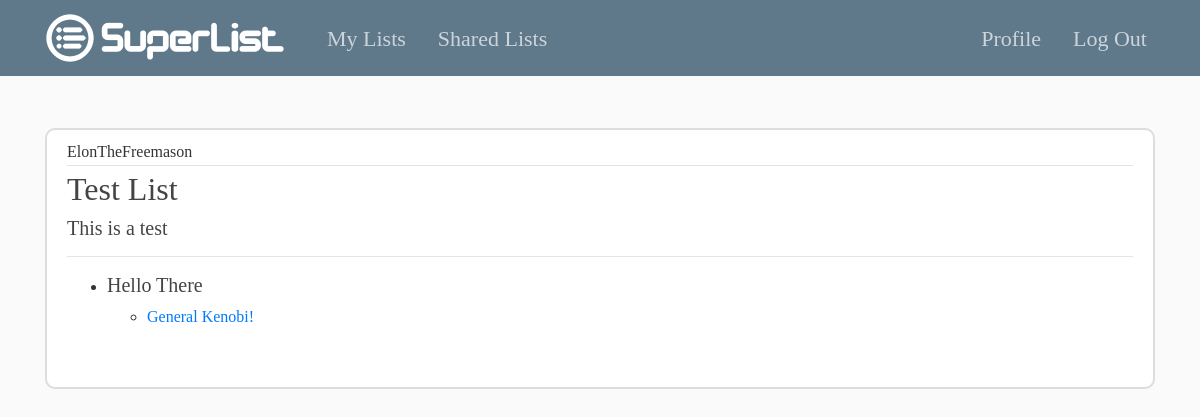
/list/10/ (signed in), run on the app's committed database.
### listApp/models.py (models this page shows, shortened)
class List(models.Model):
	title = models.CharField(max_length = 500)
	description = models.CharField(max_length = 5000, help_text = 'Add a short description of your list')
	viewers = ListCharField(base_field = CharField(max_length = 500), max_length = 5000, help_text = 'Enter the usernames of the users that will have access to your list (separated with semicolons)', blank=True)
	author = models.ForeignKey(User, on_delete = models.CASCADE)

class Element(models.Model):
	theList = models.ForeignKey(List, on_delete = models.CASCADE)
	author = models.ForeignKey(User, on_delete = models.CASCADE)
	name = models.CharField(max_length = 500)
	links = models.TextField(help_text = '[Optional] Add one or more useful links (separated with semicolons)', blank=True)
	images = models.TextField(help_text = '[Optional] Enter the URLs of one or more images (separated with semicolons)', blank=True)

### listApp/views.py (the view)
# urls.py: path('list/<int:pk>/', views.detail, name = "list-detail"),
@login_required
def detail(request, pk):
    theList = get_object_or_404(List, pk = pk)
    elements = Element.objects.filter(theList = theList).order_by('-id')
    viewers = Viewer.objects.filter(theList = theList).order_by('-id')
    if request.method == 'POST':
        element_form = elementForm(request.POST or None)
        if element_form.is_valid():
            name = request.POST.get('name')
            links = request.POST.get('links')
            images = request.POST.get('images')
            element = Element.objects.create(theList = theList, author = request.user, name = name, links = links, images = images)
            element.save()
            return HttpResponseRedirect(theList.get_absolute_url())
    else:
        element_form = elementForm()
    context = {
        "list": theList,
        "title": theList.title,
        "elements": elements,
        "viewers": viewers,
        "element_form": element_form
    }
    return render(request, "listApp/details.html", context)

### listApp/templatetags/extras.py (called while the page is built)
@register.filter
def splitSemicolons(value):
    return value.split(';')

@register.filter
def length(value):
    return len(value)

### listApp/templates/listApp/details.html (shortened to what this page needs)
{% extends "listApp/base.html" %}
{% load extras %}
{% load crispy_forms_tags %}
{% block content %}
	<br />
	<article class="media content-section">
	  <div class="media-body">
	    <div class="article-metadata">
	      <span class="mr-2">{{ list.author }}</span>
	    </div>
	    <h2 class="article-title">{{ list.title }}</h2>
	    <h5>{{ list.description }}</h5>
	    {% for element in elements %}
	    	<hr />
	    	<ul>
	    	<li><h5><a class="article-title" href="{% url 'element-detail' element.id %}">{{ element.name }}</a></h5></li>
	    	<ul>
	    		{% with element.links|splitSemicolons as allLinks %}
		    		{% for link in allLinks %}
		    			{% if link|length > 1 %}
			    			<li><a href="{{ link }}" target="_blank">{{ link }}</a></li>
			    		{% endif %}
		    		{% endfor %}
	    		{% endwith %}
	    	</ul>
    		</ul>
	    {% endfor %}
	    <br /><br />
	  </div>
	</article>
{% endblock content %}

### listApp/static/listApp/main.css (style rules this page uses)
body { background: #fafafa; color: #333333; margin-top: 5rem; }
h1, h2, h3, h4, h5, h6 { color: #444444; }
ul { margin: 0; }
.content-section { background: #ffffff; padding: 10px 20px; border: 2px solid #dddddd; border-radius: 10px; margin-bottom: 20px; }
.article-title { color: #444444; }
.article-metadata { padding-bottom: 1px; margin-bottom: 4px; border-bottom: 1px solid #e3e3e3 }

### data on the page
List: author "ElonTheFreemason", title "Test List", description "This is a test"
Element: name "Hello There", allLinks "General Kenobi!"
